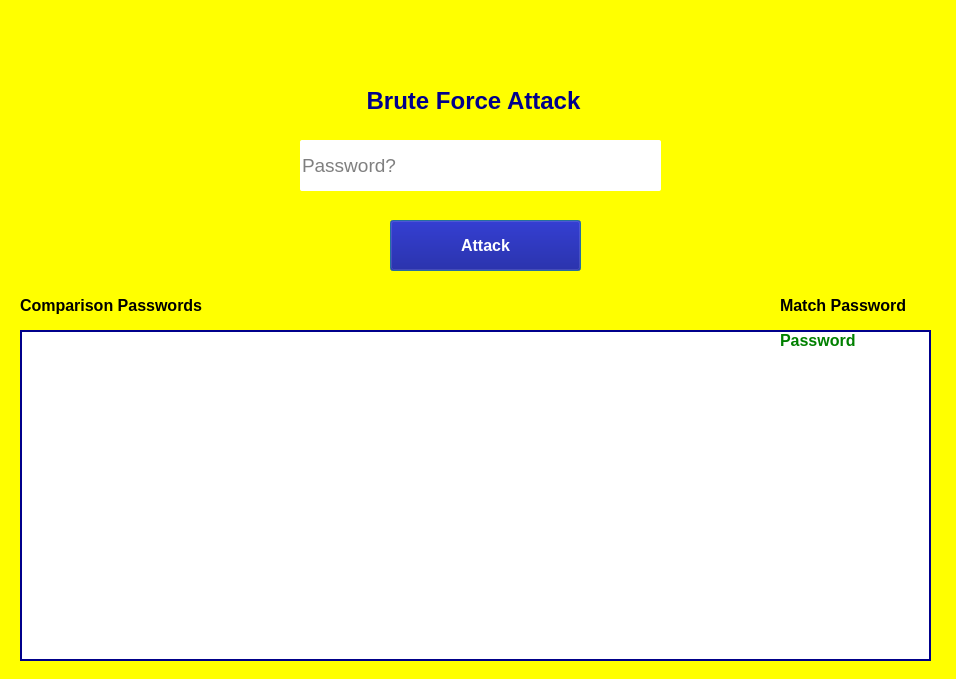
<?xml version="1.0" encoding="UTF-8"?>
<ui version="4.0">
 <class>Dialog</class>
 <widget class="QDialog" name="Dialog">
  <property name="geometry">
   <rect>
    <x>0</x>
    <y>0</y>
    <width>956</width>
    <height>679</height>
   </rect>
  </property>
  <property name="windowTitle">
   <string>Dialog</string>
  </property>
  <property name="styleSheet">
   <string notr="true">background-color:#FFFF00;</string>
  </property>
  <widget class="QLabel" name="label">
   <property name="geometry">
    <rect>
     <x>360</x>
     <y>70</y>
     <width>241</width>
     <height>61</height>
    </rect>
   </property>
   <property name="font">
    <font>
     <pointsize>18</pointsize>
     <weight>75</weight>
     <bold>true</bold>
    </font>
   </property>
   <property name="styleSheet">
    <string notr="true">color:darkblue;</string>
   </property>
   <property name="text">
    <string> Brute Force Attack</string>
   </property>
  </widget>
  <widget class="QLineEdit" name="Input">
   <property name="geometry">
    <rect>
     <x>300</x>
     <y>140</y>
     <width>361</width>
     <height>51</height>
    </rect>
   </property>
   <property name="font">
    <font>
     <pointsize>14</pointsize>
    </font>
   </property>
   <property name="styleSheet">
    <string notr="true">background-color:white;
 border-radius: 2px;</string>
   </property>
   <property name="placeholderText">
    <string>Password?</string>
   </property>
  </widget>
  <widget class="QPushButton" name="Attack">
   <property name="geometry">
    <rect>
     <x>390</x>
     <y>220</y>
     <width>191</width>
     <height>51</height>
    </rect>
   </property>
   <property name="font">
    <font>
     <pointsize>12</pointsize>
     <weight>75</weight>
     <bold>true</bold>
    </font>
   </property>
   <property name="cursor">
    <cursorShape>PointingHandCursor</cursorShape>
   </property>
   <property name="toolTip">
    <string>IP Scanner</string>
   </property>
   <property name="styleSheet">
    <string notr="true">background-color:darkblue;color:white;
 border-radius:60x;</string>
   </property>
   <property name="text">
    <string>Attack</string>
   </property>
   <property name="icon">
    <iconset>
     <activeon>C:/Users/Ghost Country/Downloads/download__1_-removebg-preview.png</activeon>
    </iconset>
   </property>
   <property name="iconSize">
    <size>
     <width>25</width>
     <height>25</height>
    </size>
   </property>
   <property name="default">
    <bool>false</bool>
   </property>
  </widget>
  <widget class="QPlainTextEdit" name="output">
   <property name="geometry">
    <rect>
     <x>20</x>
     <y>330</y>
     <width>911</width>
     <height>331</height>
    </rect>
   </property>
   <property name="font">
    <font>
     <pointsize>12</pointsize>
     <weight>75</weight>
     <bold>true</bold>
    </font>
   </property>
   <property name="styleSheet">
    <string notr="true">background-color:white;
border: 2px solid darkblue;
color:red;</string>
   </property>
  </widget>
  <widget class="QLabel" name="label_2">
   <property name="geometry">
    <rect>
     <x>20</x>
     <y>290</y>
     <width>191</width>
     <height>31</height>
    </rect>
   </property>
   <property name="font">
    <font>
     <pointsize>12</pointsize>
     <weight>75</weight>
     <bold>true</bold>
    </font>
   </property>
   <property name="styleSheet">
    <string notr="true"/>
   </property>
   <property name="text">
    <string>Comparison Passwords</string>
   </property>
  </widget>
  <widget class="QLabel" name="label_3">
   <property name="geometry">
    <rect>
     <x>780</x>
     <y>290</y>
     <width>191</width>
     <height>31</height>
    </rect>
   </property>
   <property name="font">
    <font>
     <pointsize>12</pointsize>
     <weight>75</weight>
     <bold>true</bold>
    </font>
   </property>
   <property name="styleSheet">
    <string notr="true"/>
   </property>
   <property name="text">
    <string>Match Password</string>
   </property>
  </widget>
  <widget class="QLabel" name="match">
   <property name="geometry">
    <rect>
     <x>780</x>
     <y>330</y>
     <width>151</width>
     <height>21</height>
    </rect>
   </property>
   <property name="font">
    <font>
     <pointsize>12</pointsize>
     <weight>75</weight>
     <bold>true</bold>
    </font>
   </property>
   <property name="styleSheet">
    <string notr="true">background-color:none;
color:green</string>
   </property>
   <property name="text">
    <string>Password</string>
   </property>
  </widget>
 </widget>
 <resources/>
 <connections/>
</ui>
